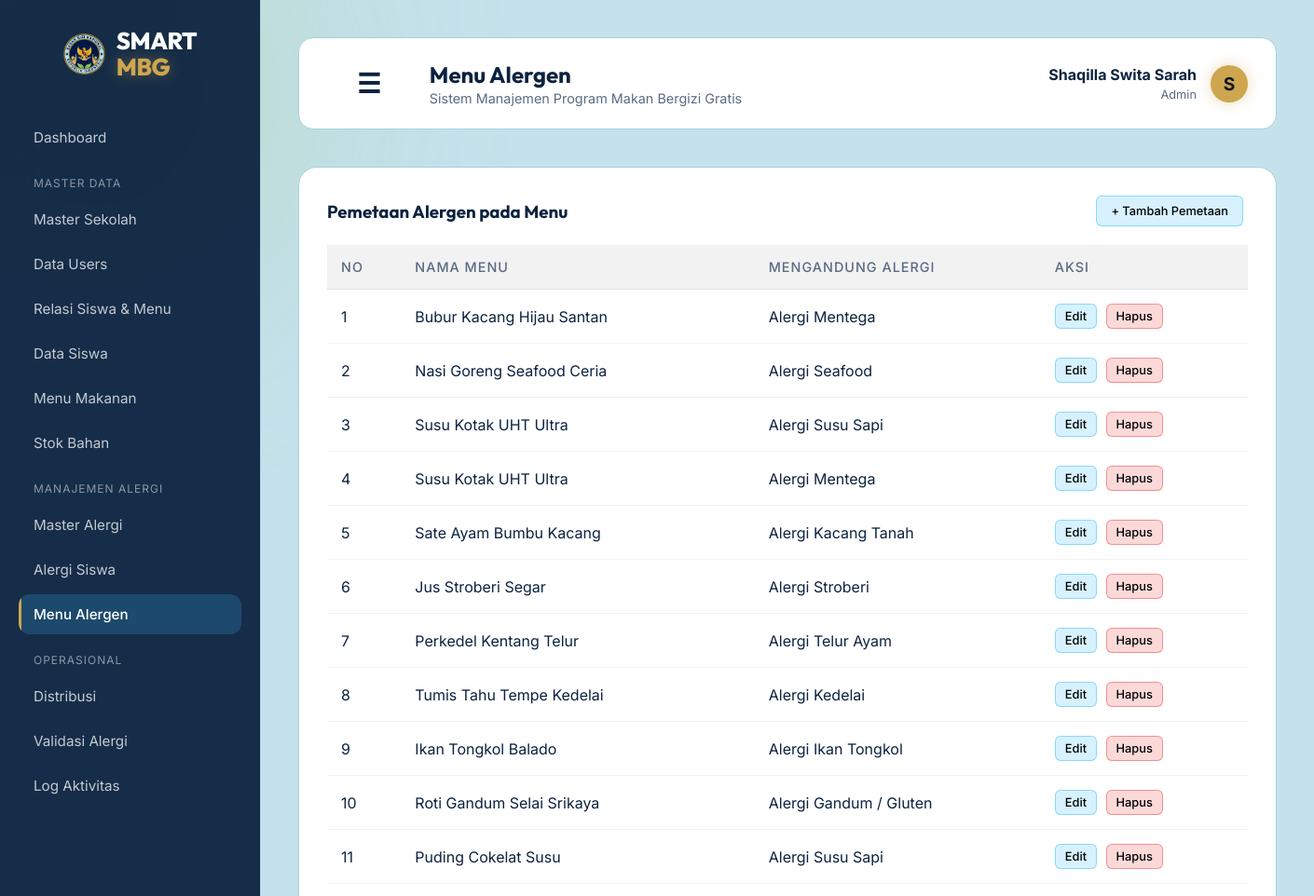
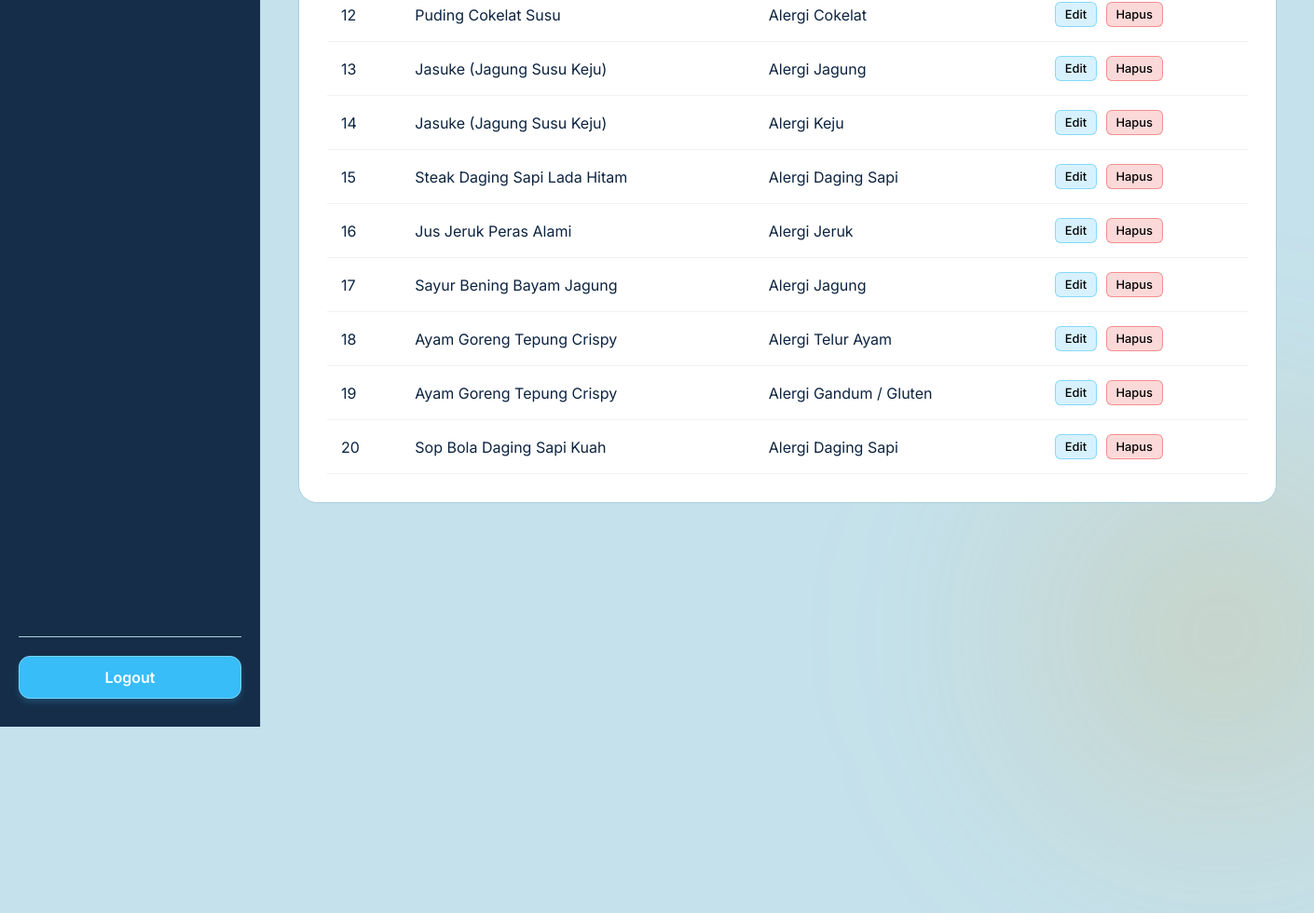
The page /public/menu_alergen (signed in) on the database its author committed (2 pictures, top to bottom).
### tables this page shows
CREATE TABLE `menu_alergen` (
  `id_menu_alergen` int(11) NOT NULL,
  `id_menu` int(11) NOT NULL,
  `id_alergi` int(11) NOT NULL
);

CREATE TABLE `menu_makanan` (
  `id_menu` int(11) NOT NULL,
  `nama_menu` varchar(100) NOT NULL,
  `jenjang` enum('TK','SD','SMP','SMK') NOT NULL,
  `kategori` enum('Makanan Utama','Lauk','Sayur','Buah','Minuman') NOT NULL,
  `deskripsi` text,
  `kalori` int(11) NOT NULL,
  `protein` decimal(5,2) DEFAULT '0.00',
  `lemak` decimal(5,2) DEFAULT '0.00',
  `karbohidrat` decimal(5,2) DEFAULT '0.00',
  `vitamin` decimal(5,2) DEFAULT '0.00',
  `berat_porsi` int(11) DEFAULT '0' COMMENT 'gram',
  `harga` decimal(10,2) DEFAULT '0.00',
  `status` enum('Aktif','Nonaktif') DEFAULT 'Aktif',
  `created_at` timestamp NOT NULL DEFAULT CURRENT_TIMESTAMP
);

CREATE TABLE `master_alergi` (
  `id_alergi` int(11) NOT NULL,
  `nama_alergi` varchar(100) NOT NULL,
  `deskripsi` text
);

### app/core/Controller.php (called while the page is built, shortened)
<?php
class Controller {
    public function view($view, $data = []) {
        require_once '../app/views/' . $view . '.php';
    }
    public function model($model) {
        return new $model;
    }
}

### app/controllers/Menu_alergen.php (called while the page is built, shortened)
<?php
class Menu_alergen extends Controller {
    public function index() {
        $data['judul'] = 'Menu Alergen';
        $data['menu_alergen'] = $this->model('MenuAlergen_model')->getAllMenuAlergen();
        $data['menu'] = $this->model('Menu_model')->getAllMenu();
        $data['master_alergi'] = $this->model('Alergi_model')->getAllAlergi();
        $this->view('menu_alergen/index', $data);
    }
}

### app/core/App.php (called while the page is built, shortened)
<?php
class App {
    protected $method = 'index';
    protected $params = [];
    public function __construct() {
        $this->controller = new $this->controller;
        call_user_func_array([$this->controller, $this->method], $this->params);
    }
}

### public/index.php (called while the page is built, shortened)
<?php
$app = new App();

### app/core/Database.php (called while the page is built, shortened)
<?php
class Database {
    private $host = DB_HOST;
    private $user = DB_USER;
    private $pass = DB_PASS;
    private $db_name = DB_NAME;
    private $dbh;
    private $stmt;
    public function __construct() {
        $dsn = 'mysql:host=' . $this->host . ';dbname=' . $this->db_name;
        $option = [
            PDO::ATTR_PERSISTENT => true,
            PDO::ATTR_ERRMODE => PDO::ERRMODE_EXCEPTION
        ];
        try {
            $this->dbh = new PDO($dsn, $this->user, $this->pass, $option);
        } catch(PDOException $e) {
            die($e->getMessage());
        }
    }
    public function query($query) {
        $this->stmt = $this->dbh->prepare($query);
    }
    public function execute() {
        $this->stmt->execute();
    }
    public function resultSet() {
        $this->execute();
        return $this->stmt->fetchAll(PDO::FETCH_ASSOC);
    }
}

### app/models/MenuAlergen_model.php (called while the page is built, shortened)
<?php
class MenuAlergen_model {
    private $db;
    public function __construct() { $this->db = new Database; }
    public function getAllMenuAlergen() {
        $query = "SELECT menu_alergen.*, menu_makanan.nama_menu, master_alergi.nama_alergi
                  FROM menu_alergen
                  JOIN menu_makanan ON menu_alergen.id_menu = menu_makanan.id_menu
                  JOIN master_alergi ON menu_alergen.id_alergi = master_alergi.id_alergi";
        $this->db->query($query);
        return $this->db->resultSet();
    }
}

### app/views/menu_alergen/index.php (the view, shortened to what this page needs)
<div class="glass-panel-widget" style="width: 100%;">
    <div style="display:flex; justify-content: space-between; align-items:center;">
        <h3 style="color:var(--text-primary); font-family: 'Outfit';">Pemetaan Alergen pada Menu</h3>
        <a href="#" onclick="document.getElementById('modalTambah').style.display='flex'; return false;" class="btn-sm btn-sm-edit" style="padding: 8px 15px;">+ Tambah Pemetaan</a>
    </div>
    <div class="table-responsive">
        <table>
            <thead>
                <tr>
                    <th>No</th>
                    <th>Nama Menu</th>
                    <th>Mengandung Alergi</th>
                    <th>Aksi</th>
                </tr>
            </thead>
            <tbody>
                <?php $i=1; foreach($data['menu_alergen'] as $ma) : ?>
                <tr>
                    <td><?= $i++; ?></td>
                    <td><?= $ma['nama_menu']; ?></td>
                    <td><?= $ma['nama_alergi']; ?></td>
                    <td>
                        <a href="#" onclick="openUpdateModal('<?= $ma['id_menu_alergen']; ?>', '<?= $ma['id_menu']; ?>', '<?= $ma['id_alergi']; ?>'); return false;" class="btn-sm btn-sm-edit">Edit</a>
                        <a href="<?= BASEURL; ?>/menu_alergen/hapus/<?= $ma['id_menu_alergen']; ?>" onclick="return confirm('Apakah Anda yakin ingin menghapus pemetaan alergen ini?');" class="btn-sm btn-sm-delete">Hapus</a>
                    </td>
                </tr>
                <?php endforeach; ?>
            </tbody>
        </table>
    </div>
</div>

### public/css/style.css (style rules this page uses)
:root { --bg-color: #c5e1eb; --text-primary: #0c2340; --text-secondary: #5a6b82; --accent-color: #cea64f; --accent-glow: rgba(206, 166, 79, 0.4); --glass-bg: #ffffff; --glass-border: #a8d0db; --mbg-green: #97c55c; --mbg-navy: #0c2340; }
* { margin: 0; padding: 0; box-sizing: border-box; }
body { font-family: 'Inter', sans-serif; background-color: var(--bg-color); color: var(--text-primary); min-height: 100vh; display: flex; justify-content: center; align-items: center; overflow: hidden; position: relative; }

### rows shown on the page
menu_alergen: id_menu.nama_menu "Bubur Kacang Hijau Santan", id_alergi.nama_alergi "Alergi Mentega"
menu_alergen: id_menu.nama_menu "Nasi Goreng Seafood Ceria", id_alergi.nama_alergi "Alergi Seafood"
menu_alergen: id_menu.nama_menu "Susu Kotak UHT Ultra", id_alergi.nama_alergi "Alergi Susu Sapi"
menu_alergen: id_menu.nama_menu "Susu Kotak UHT Ultra", id_alergi.nama_alergi "Alergi Mentega"
menu_alergen: id_menu.nama_menu "Sate Ayam Bumbu Kacang", id_alergi.nama_alergi "Alergi Kacang Tanah"
menu_alergen: id_menu.nama_menu "Jus Stroberi Segar", id_alergi.nama_alergi "Alergi Stroberi"
menu_alergen: id_menu.nama_menu "Perkedel Kentang Telur", id_alergi.nama_alergi "Alergi Telur Ayam"
menu_alergen: id_menu.nama_menu "Tumis Tahu Tempe Kedelai", id_alergi.nama_alergi "Alergi Kedelai"
menu_alergen: id_menu.nama_menu "Ikan Tongkol Balado", id_alergi.nama_alergi "Alergi Ikan Tongkol"
menu_alergen: id_menu.nama_menu "Roti Gandum Selai Srikaya", id_alergi.nama_alergi "Alergi Gandum / Gluten"
menu_alergen: id_menu.nama_menu "Puding Cokelat Susu", id_alergi.nama_alergi "Alergi Susu Sapi"
menu_alergen: id_menu.nama_menu "Puding Cokelat Susu", id_alergi.nama_alergi "Alergi Cokelat"
menu_alergen: id_menu.nama_menu "Jasuke (Jagung Susu Keju)", id_alergi.nama_alergi "Alergi Jagung"
menu_alergen: id_menu.nama_menu "Jasuke (Jagung Susu Keju)", id_alergi.nama_alergi "Alergi Keju"
menu_alergen: id_menu.nama_menu "Steak Daging Sapi Lada Hitam", id_alergi.nama_alergi "Alergi Daging Sapi"
menu_alergen: id_menu.nama_menu "Jus Jeruk Peras Alami", id_alergi.nama_alergi "Alergi Jeruk"
menu_alergen: id_menu.nama_menu "Sayur Bening Bayam Jagung", id_alergi.nama_alergi "Alergi Jagung"
menu_alergen: id_menu.nama_menu "Ayam Goreng Tepung Crispy", id_alergi.nama_alergi "Alergi Telur Ayam"
menu_alergen: id_menu.nama_menu "Ayam Goreng Tepung Crispy", id_alergi.nama_alergi "Alergi Gandum / Gluten"
menu_alergen: id_menu.nama_menu "Sop Bola Daging Sapi Kuah", id_alergi.nama_alergi "Alergi Daging Sapi"

### other values the page prints
$data['judul'] "Menu Alergen"
$_SESSION['nama'] "Shaqilla Swita Sarah"
str_replace('_', ' ', $_SESSION['role']) "Admin"
substr($_SESSION['nama'], 0, 1) "S"
